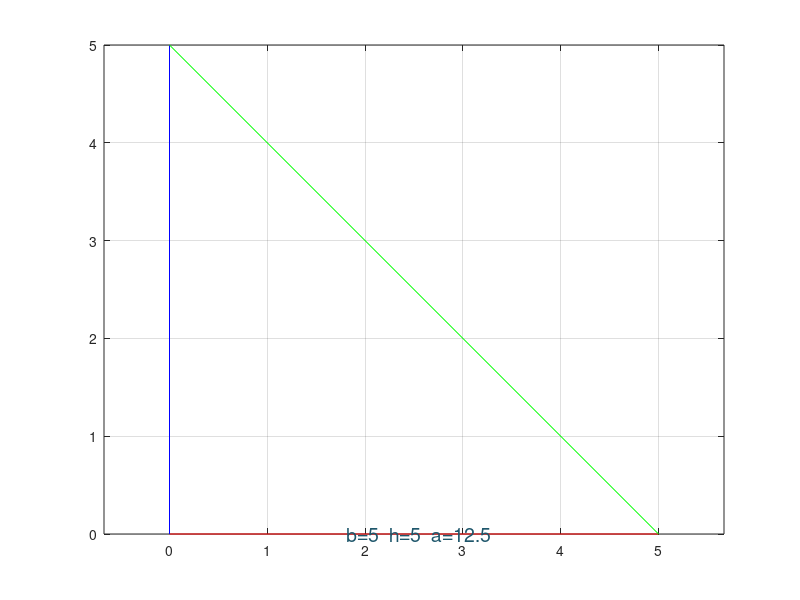

Write the MATLAB code that produced this figure.
% programa numero 1 de matlab
%programa elaborado por Jose Alberto B.M.
% Programa para calcular el area de un triangulo rectamgulo
% ademas deibuja el triangulo
% datos de entrada; base, altura A=b*h/2
clc;
b=input('introduce el valor de la base del triangulo b=');
h=input('introduce el valor de la altura del triangulo h=');
a=b*h/2;
clc;
formatSpec = 'El area calculada con b = %d y h = %d es a = %d %s \n';

A3='u^2';
fprintf(formatSpec,b,h,a,A3)

figure(2);
cla

plot([0 b],[0 0,],'r');
grid on;
axis equal;
hold on;
plot([0 0],[0 h],'b');
plot([0 b],[h 0],'g');
text(b/2,h+3,'Jose alberto B.M.','FontSize',14,'Color',[.21 .23 .23]);
text(b/2,b-h,['  b=',num2str(b),'  h=',num2str(h),'  a=', ...
    num2str(a)],'fontsize',14,'color',[.12 .34 .42],'HorizontalAlignment', ...
    'center')


